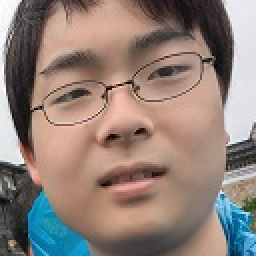
#> input picture starr.jpg, 128 x 128 px (shown 2 times larger)
$ python -i data.py   (imports and definitions only)
#> lines starting #> are read from the running program, lines starting #| are printed output that depends on the picture
import os
import cv2
#import openface
from scipy import misc

def split_video(video_path, out_dir):
    video = cv2.VideoCapture(video_path)
    success, image = video.read()
    count = 0
    while success:
        success, image = video.read()
        image_path = os.path.join(out_dir, "frame{}.png".format(count))
        cv2.imwrite(image_path, image)
        print("Split frame {} to {}".format(count, image_path))
        count += 1

#align = openface.AlignDlib("dl.dat")
faceCascade = cv2.CascadeClassifier("cs.xml")
def cut_head(image_path, out_dir, resolution=(64, 64)):
#> called with image_path = 'starr.jpg', out_dir = 'out.png', resolution = (64, 64)
    image = cv2.imread(image_path)
#> image is the input picture: shape (128, 128, 3); mean B, G, R 120.7, 128.5, 144.8
    gray = cv2.cvtColor(image, cv2.COLOR_BGR2GRAY)
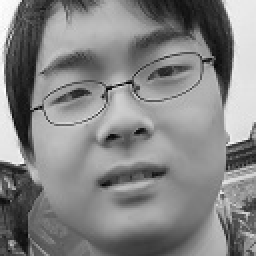
#> gray: shape (128, 128) (shown 2 times larger); min 6, max 255, mean 132.5
    bb = faceCascade.detectMultiScale(
            gray,
            scaleFactor = 1.1,
            minNeighbors=5,
            minSize=(30, 30)
    )
#> bb = ()

    if len(bb) < 1:
        print("No faces detected")
        return

    x, y, w, h = bb[0]
    image = image[y:(y+h), x:(x+w)]
    image = cv2.resize(image, resolution, interpolation=cv2.INTER_AREA)

    _, image_name = os.path.split(image_path)

    cv2.imwrite(os.path.join(out_dir, image_name), image)

def paste_head(in_image, back_image):
    s_img = cv2.imread(in_image)
    l_img = cv2.imread(back_image)

    gray = cv2.cvtColor(l_img, cv2.COLOR_BGR2GRAY)
    bb = faceCascade.detectMultiScale(
            gray,
            scaleFactor = 1.1,
            minNeighbors=5,
            minSize=(30, 30)
    )


    x, y, w, h = bb[0]
    s_img = cv2.resize(s_img, (w, h), interpolation=cv2.INTER_AREA)
    l_img[y:y+s_img.shape[0], x:x+s_img.shape[1]] = s_img
    return l_img

>>> result = cut_head('starr.jpg', 'out.png')
